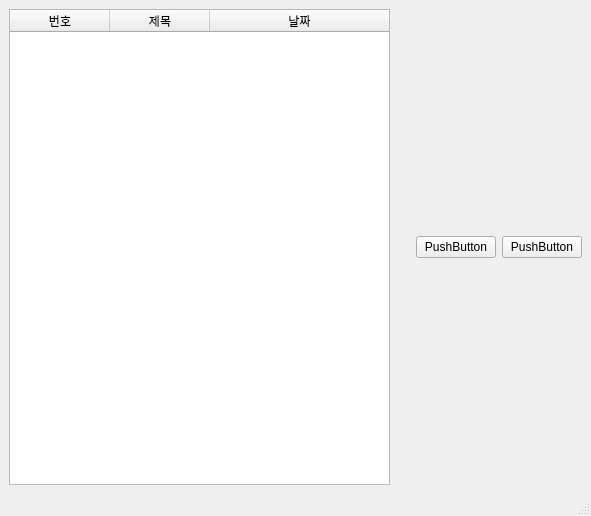
<?xml version="1.0" encoding="UTF-8"?>
<ui version="4.0">
 <class>MainWindow</class>
 <widget class="QMainWindow" name="MainWindow">
  <property name="geometry">
   <rect>
    <x>0</x>
    <y>0</y>
    <width>591</width>
    <height>516</height>
   </rect>
  </property>
  <property name="mouseTracking">
   <bool>true</bool>
  </property>
  <property name="windowTitle">
   <string>MainWindow</string>
  </property>
  <widget class="QWidget" name="centralwidget">
   <layout class="QHBoxLayout" name="horizontalLayout">
    <item>
     <layout class="QVBoxLayout" name="verticalLayout">
      <item>
       <widget class="QTableWidget" name="tableWidget">
        <property name="gridStyle">
         <enum>Qt::SolidLine</enum>
        </property>
        <attribute name="horizontalHeaderCascadingSectionResizes">
         <bool>false</bool>
        </attribute>
        <attribute name="horizontalHeaderStretchLastSection">
         <bool>true</bool>
        </attribute>
        <attribute name="verticalHeaderCascadingSectionResizes">
         <bool>true</bool>
        </attribute>
        <column>
         <property name="text">
          <string>번호</string>
         </property>
        </column>
        <column>
         <property name="text">
          <string>제목</string>
         </property>
         <property name="textAlignment">
          <set>AlignCenter</set>
         </property>
        </column>
        <column>
         <property name="text">
          <string>날짜</string>
         </property>
        </column>
       </widget>
      </item>
     </layout>
    </item>
    <item>
     <spacer name="horizontalSpacer">
      <property name="orientation">
       <enum>Qt::Horizontal</enum>
      </property>
      <property name="sizeType">
       <enum>QSizePolicy::Fixed</enum>
      </property>
      <property name="sizeHint" stdset="0">
       <size>
        <width>20</width>
        <height>17</height>
       </size>
      </property>
     </spacer>
    </item>
    <item>
     <layout class="QHBoxLayout" name="horizontalLayout_2">
      <item>
       <widget class="QPushButton" name="pushButton_7">
        <property name="text">
         <string>PushButton</string>
        </property>
       </widget>
      </item>
      <item>
       <widget class="QPushButton" name="pushButton_5">
        <property name="text">
         <string>PushButton</string>
        </property>
       </widget>
      </item>
     </layout>
    </item>
   </layout>
  </widget>
  <widget class="QMenuBar" name="menubar">
   <property name="geometry">
    <rect>
     <x>0</x>
     <y>0</y>
     <width>591</width>
     <height>22</height>
    </rect>
   </property>
  </widget>
  <widget class="QStatusBar" name="statusbar"/>
 </widget>
 <resources/>
 <connections/>
</ui>
